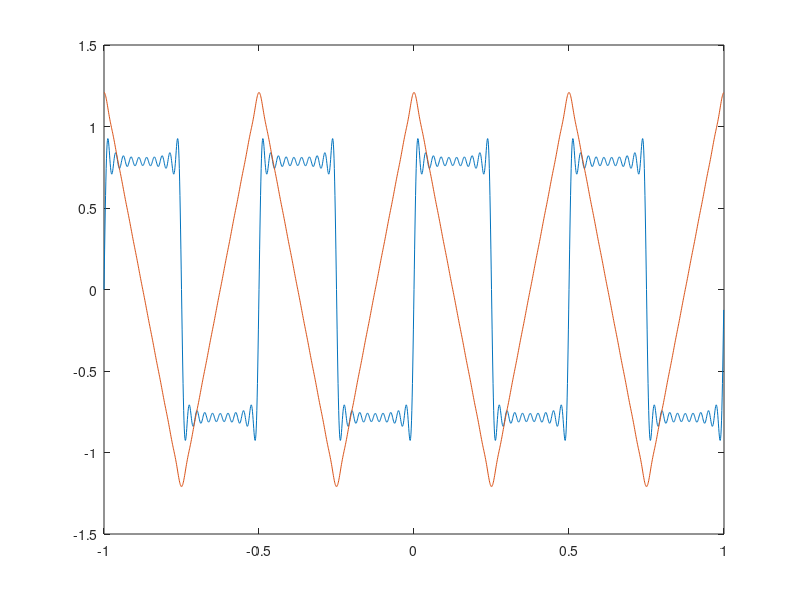

Here is the MATLAB script that generated this plot: (Note: this script raises an error after producing the figure.)
%%

Te = 1e-3;
t=(-1:Te:1-Te);
%t = linspace(-1,0.999,2000);
f = 2;
N = 10;

x1 = zeros(size(t));
for n=0:1:N-1
    x1 = x1 + 1/(n*2+1)*sin(2*pi*(n*2+1)*f*t);
end

x2 = zeros(size(t));
for n=0:1:N-1
    x2 = x2 + 1/((n*2+1)^2)*cos(2*pi*(n*2+1)*f*t);
end

plot(t,x1)
hold on
plot(t,x2)

X_k = serieF(x1);

k = (0:1:length(t)-1);
f = k*1/(Te*length(t));
tiledlayout(2,1);
nexttile
%plot(f, abs(X_k))
stem(f, abs(X_k))
title("|X1[k]| not shift")
xlabel("f (Hz)")
hold on
nexttile
%plot(f, angle(round(X_k,9)))
stem(f, angle(round(X_k,9)))
title("\phi not shift")
xlabel("f (Hz)")

%%
L = length(X_k);

k = (-(L/2):1:L/2-1);
f = k*1/(Te*L);

X_k_papillon = zeros(size(k));

X_k_papillon(1:L/2) = X_k(L/2+1:L);
X_k_papillon(L/2+1:L) = X_k(1:L/2);

tiledlayout(2,1);
nexttile
stem(f, abs(X_k_papillon))
title("|X1[k]| shift")
xlabel("f (Hz)")
hold on
nexttile
stem(f, angle(round(X_k_papillon,9)))
title("\phi shift")
xlabel("f (Hz)")

%%

L = length(t);

k = (-length(t)/2:1:length(t)/2-1);
f = k*1/(Te*length(t));

X_k_papillon = fftshift(1/L*fft(x1));

tiledlayout(2,1);
nexttile
stem(f, abs(X_k_papillon))
hold on
nexttile
stem(f, angle(round(X_k_papillon, 6)));
